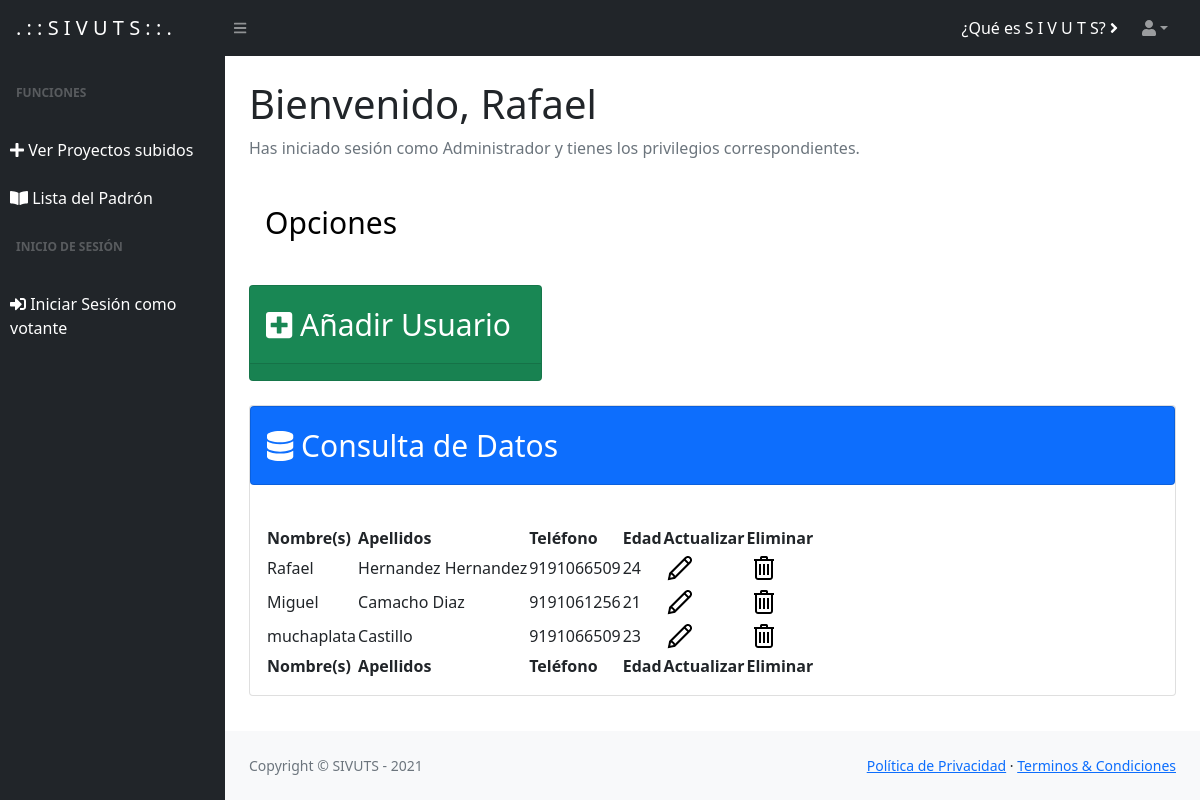
/adminphp/indexA.view.php (signed in), run on the app's committed database.
### tables this page shows
CREATE TABLE IF NOT EXISTS `votante` (
  `id` int(11) NOT NULL AUTO_INCREMENT,
  `cargo_id` int(11) NOT NULL DEFAULT 0,
  `name` varchar(100) NOT NULL,
  `lastname` varchar(100) NOT NULL,
  `phone` text NOT NULL,
  `years` text NOT NULL,
  `curp` text NOT NULL,
  `matri` text NOT NULL,
  `email` text NOT NULL,
  `pass` text NOT NULL,
  PRIMARY KEY (`id`),
  KEY `FK_votante_cargo` (`cargo_id`),
  CONSTRAINT `FK_votante_cargo` FOREIGN KEY (`cargo_id`) REFERENCES `cargo` (`id`) ON DELETE CASCADE ON UPDATE CASCADE
);

### adminphp/indexA.view.php (the view, shortened to what this page needs)
<?php
if(isset($_SESSION['usuario'])){
 ?>
<!DOCTYPE html>
<html lang="en">
    <head>
        <link href="https://cdn.jsdelivr.net/npm/simple-datatables@latest/dist/style.css" rel="stylesheet" />
        <link href="../css/styles.css" rel="stylesheet" />
    </head>
    <body class="sb-nav-fixed">
        <nav class="sb-topnav navbar navbar-expand navbar-dark bg-dark">
            <a class="navbar-brand ps-3" href="indexA.view.php">. : : S I V U T S : : .</a>
            <button class="btn btn-link btn-sm order-1 order-lg-0 me-4 me-lg-0" id="sidebarToggle" href="#!"><i class="fas fa-bars"></i></button>
            <form class="d-none d-md-inline-block form-inline ms-auto me-0 me-md-3 my-2 my-md-0">
                <div class="input-group">
                    <a href="whatareA.view.php" style="color: white; text-decoration: none;">¿Qué es S I V U T S? <i class="fas fa-angle-right"></i></a>
                </div>
            </form>
            <ul class="navbar-nav ms-auto ms-md-0 me-3 me-lg-4">
                <li class="nav-item dropdown">
                    <a class="nav-link dropdown-toggle" id="navbarDropdown" href="#" role="button" data-bs-toggle="dropdown" aria-expanded="false"><i class="fas fa-user"></i></a>
                </li>
            </ul>
        </nav>
        <div id="layoutSidenav">
            <div id="layoutSidenav_nav">
                <nav class="sb-sidenav accordion sb-sidenav-dark" id="sidenavAccordion">
                    <div class="sb-sidenav-menu">
                        <div class="nav">
                            <div class="sb-sidenav-menu-heading">Funciones</div>
                            <a class="nav-link collapsed" data-bs-toggle="collapse" data-bs-target="#collapsePages" aria-expanded="false" aria-controls="collapsePages">
                                <a class="sb-nav-link-icon" style="text-decoration: none; color: white; margin-left: 10px;" href="listapro.php"><i class="fas fa-plus"></i>
                                Ver Proyectos subidos</a>
                            </a>
                            <a class="nav-link collapsed" data-bs-toggle="collapse" data-bs-target="#collapsePages" aria-expanded="false" aria-controls="collapsePages">
                                <a class="sb-nav-link-icon" style="text-decoration: none; color: white; margin-left: 10px;" href="padronA.view.php"><i class="fas fa-book-open"></i>
                                Lista del Padrón</a>
                            </a>
                            <div class="sb-sidenav-menu-heading">Inicio de Sesión</div>
                            <a class="nav-link collapsed" data-bs-toggle="collapse" data-bs-target="#collapsePages" aria-expanded="false" aria-controls="collapsePages">
                                <a class="sb-nav-link-icon" style="text-decoration: none; color: white; margin-left: 10px;" href="../index.php"><i class="fas fa-sign-in-alt"></i>
                                Iniciar Sesión como votante</a>
                            </a>
                        </div>
                    </div>
                </nav>
            </div>
            <div id="layoutSidenav_content">
                <main>
                    <div class="container-fluid px-4">
                        <h1 class="mt-4">Bienvenido, <?php echo $_SESSION['usuario']?> </h1>
                        <ol class="breadcrumb mb-4">
                            <li class="breadcrumb-item active">Has iniciado sesión como Administrador y tienes los privilegios correspondientes.</li>
                        </ol>
                        <div class="col-xl-12 col-md-6">
                            <div class=" text-white mb-4">
                                <div class="card-body" style="font-size: 30px; color: black;">Opciones</div>
                            </div>
                        </div>
                        <div class="row">
                            <div class="col-xl-4 col-md-6">
                                <div class="card bg-success text-white mb-4">
                                    <div class="card-body" style="font-size: 30px;"><i class="fas fa-plus-square"></i> Añadir Usuario</div>
                                    <div class="card-footer d-flex align-items-center justify-content-between">
                                    </div>
                                </div>
                            </div>
                        </div>
                        <div class="card mb-4">
                            <div class="col-xl-12 col-md-6">
                                <div class="card bg-primary text-white mb-4">
                                    <div class="card-body" style="font-size: 30px;"><i class="fas fa-database"></i> Consulta de Datos</div>
                                </div>
                            </div>
                            <div class="card-body">
                                <table id="datatablesSimple">
                                    <thead>
                                        <tr>
                                            <th>Nombre(s)</th>
                                            <th>Apellidos</th>
                                            <th>Teléfono</th>
                                            <th>Edad</th>
                                            <th>Actualizar</th>
                                            <th>Eliminar</th>
                                        </tr>
                                    </thead>
                                    <tfoot>
                                        <tr>
                                            <th>Nombre(s)</th>
                                            <th>Apellidos</th>
                                            <th>Teléfono</th>
                                            <th>Edad</th>
                                            <th>Actualizar</th>
                                            <th>Eliminar</th>
                                        </tr>
                                    </tfoot>
                                    <tbody>
                                        <?php
                                            require_once "../conexionV.php";
                                            $query = "SELECT * FROM votante";
                                            $consulta = mysqli_query($conexion,$query);
                                            while ($fila = mysqli_fetch_array($consulta)) {
                                        ?>
                                        <tr>
                                            <td><?php echo $fila['name'] ?></td>
                                            <td><?php echo $fila['lastname'] ?></td>
                                            <td><?php echo $fila['phone'] ?></td>
                                            <td><?php echo $fila['years'] ?></td>
                                             <td><?php echo "<a href='editarUsuario.php?id=".$fila['name']."'><img src='../images/icons8-Edit-32.png' alt='editar'></a>"; ?></td>
                                            <td><?php echo "<a href='eliminarUsuario.php?id=".$fila['name']."'><img src='../images/icons8-Trash-32.png' alt='Eliminar'></a>"; ?></td>
                                        </tr>
                                        <?php
                                            }
                                        ?>
                                    </tbody>
                                </table>
                            </div>
                        </div>
                    </div>
                </main>
                <footer class="py-4 bg-light mt-auto">
                    <div class="container-fluid px-4">
                        <div class="d-flex align-items-center justify-content-between small">
                            <div class="text-muted">Copyright &copy; SIVUTS - 2021</div>
                            <div>
                                <a href="#">Política de Privacidad</a>
                                &middot;
                                <a href="#">Terminos &amp; Condiciones</a>
                            </div>
                        </div>
                    </div>
                </footer>
            </div>
        </div>
    </body>
</html>
<?php
} else{
    header("location:../index.php");
}
 ?>

### data on the page
votante: name "Rafael", lastname "Hernandez Hernandez", phone "9191066509", years "24"
votante: name "Miguel", lastname "Camacho Diaz", phone "9191061256", years "21"
votante: name "muchaplata", lastname "Castillo", phone "9191066509", years "23"

### other printed values
$_SESSION['usuario'] "Rafael"
